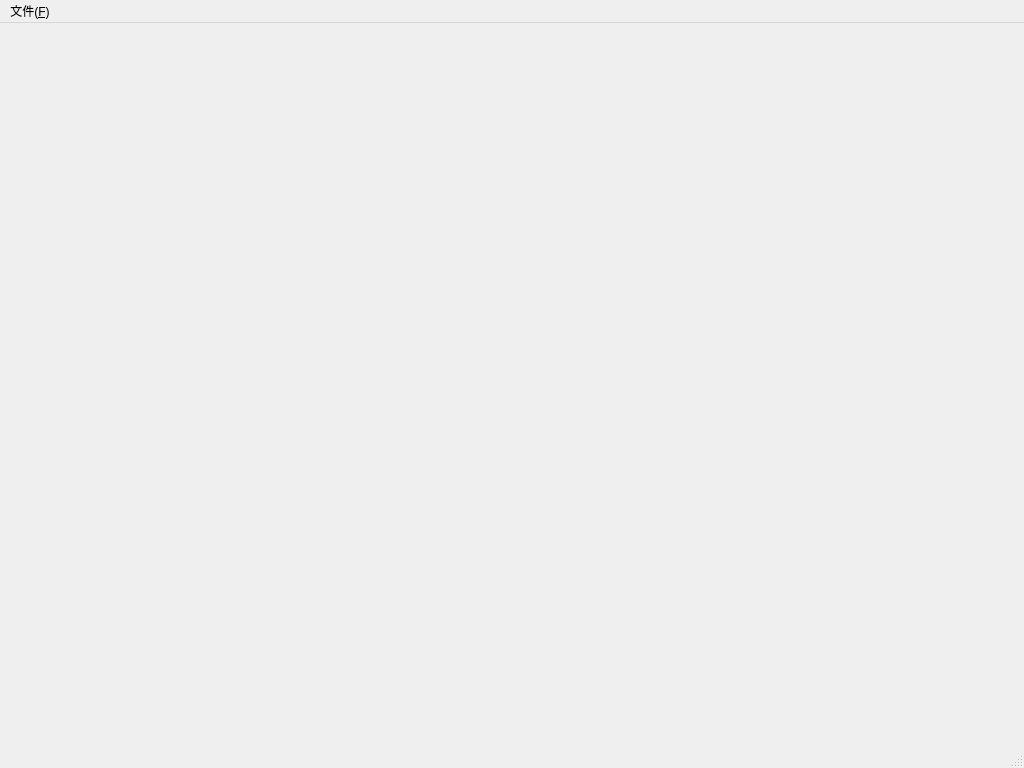
<?xml version="1.0" encoding="UTF-8"?>
<ui version="4.0">
 <class>tw_MainWindow</class>
 <widget class="QMainWindow" name="tw_MainWindow">
  <property name="geometry">
   <rect>
    <x>0</x>
    <y>0</y>
    <width>1024</width>
    <height>768</height>
   </rect>
  </property>
  <property name="windowTitle">
   <string>现代 C++ 架构编辑器 (Qt 6.x)</string>
  </property>

  <widget class="QWidget" name="centralwidget">
   <layout class="QVBoxLayout" name="verticalLayout">
    <property name="spacing">
     <number>0</number>
    </property>
    <property name="leftMargin">
     <number>0</number>
    </property>
    <property name="topMargin">
     <number>0</number>
    </property>
    <property name="rightMargin">
     <number>0</number>
    </property>
    <property name="bottomMargin">
     <number>0</number>
    </property>
    <item>
     <widget class="QFrame" name="placeholderFrame">
      <property name="frameShape">
       <enum>QFrame::NoFrame</enum>
      </property>
     </widget>
    </item>
   </layout>
  </widget>

  <widget class="QMenuBar" name="menubar">
   <property name="geometry">
    <rect>
     <x>0</x>
     <y>0</y>
     <width>1024</width>
     <height>22</height>
    </rect>
   </property>
   <widget class="QMenu" name="menu_File">
    <property name="title">
     <string>文件(&amp;F)</string>
    </property>
    <addaction name="action_Open"/>
    <addaction name="action_Save"/>
    <addaction name="separator"/>
    <addaction name="action_Exit"/>
   </widget>
   <addaction name="menu_File"/>
  </widget>

  <widget class="QStatusBar" name="statusbar"/>

  <action name="action_Open">
   <property name="text">
    <string>打开(&amp;O)...</string>
   </property>
   <property name="shortcut">
    <string>Ctrl+O</string>
   </property>
  </action>
  <action name="action_Save">
   <property name="text">
    <string>保存(&amp;S)</string>
   </property>
   <property name="shortcut">
    <string>Ctrl+S</string>
   </property>
  </action>
  <action name="action_Exit">
   <property name="text">
    <string>退出(&amp;X)</string>
   </property>
  </action>
 </widget>
 <resources/>
 <connections/>
</ui>
